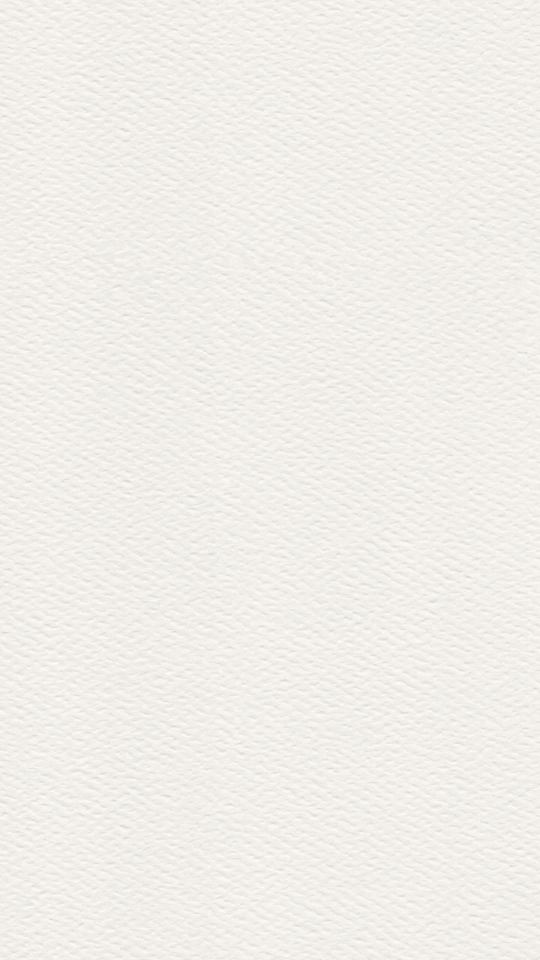
#> input picture scratch/pdf_assets/obj021.png, 1080 x 1920 px, found by its file name (shown at 1/2 size)
$ python paper_from_pdf.py
#> lines starting #> are read from the running program, lines starting #| are printed output that depends on the picture
"""
Genera public/images/bg-paper-1.jpg a partir de la textura REAL extraida del
PDF (scratch/pdf_assets/obj021.png, 1080x1920), empalmada sin costuras para
que background-repeat: repeat-y no muestre ninguna linea de corte.
"""
from PIL import Image
import os
import statistics as st

ORIGEN = "scratch/pdf_assets/obj021.png"
DESTINO = "public/images/bg-paper-1.jpg"
BANDA = 200


def gris(im):
    g = im.convert("L")
    return g.size[0], g.size[1], g.load()


def ruido(im):
    w, h, px = gris(im)
    xs = list(range(0, w, 5))
    return [sum(abs(px[x, y] - px[x, y + 1]) for x in xs) / len(xs) for y in range(0, h - 1, 29)]


def costura(im):
    w, h, px = gris(im)
    xs = list(range(0, w, 5))
    v = [abs(px[x, h - 1] - px[x, 0]) for x in xs]
    return sum(v) / len(v), max(v)


src = Image.open(ORIGEN).convert("RGB")
#> src is the input picture: PIL image 1080x1920 RGB; mean R, G, B 241, 238.4, 233.4
L = src.size[1]
#> L = 1920
m0, x0 = costura(src)
#> in costura, `w, h, px = gris(im)`: w = 1080; h = 1920
#> in costura, `v = [abs(px[x, h - 1] - px[x, 0]) for x in xs]`: v = 216 values, max 19 at index 48, min 0 at index 6, mean 5.15
#> m0 = 5.15; x0 = 19
nat0 = ruido(src)
#> in ruido, `w, h, px = gris(im)`: w = 1080; h = 1920
#> nat0 = 67 values, max 3.43 at index 43, min 1.36 at index 32, mean 1.98
print(f"papel del PDF: {src.size[0]}x{L}")
#| papel del PDF: 1080x1920
print(f"ANTES   costura media {m0:5.2f} (max {x0:>3})  |  grano natural mediana {st.median(nat0):4.2f} max {max(nat0):4.2f}")
#| ANTES   costura media  5.15 (max  19)  |  grano natural mediana 1.90 max 3.43

# crossfade de bucle: el inicio se funde con las filas que siguen al corte
M = L - BANDA
#> M = 1720
out = Image.new("RGB", (src.size[0], M))
#> out: PIL image 1080x1720 RGB; every value is 0
out.paste(src.crop((0, 0, src.size[0], M)), (0, 0))
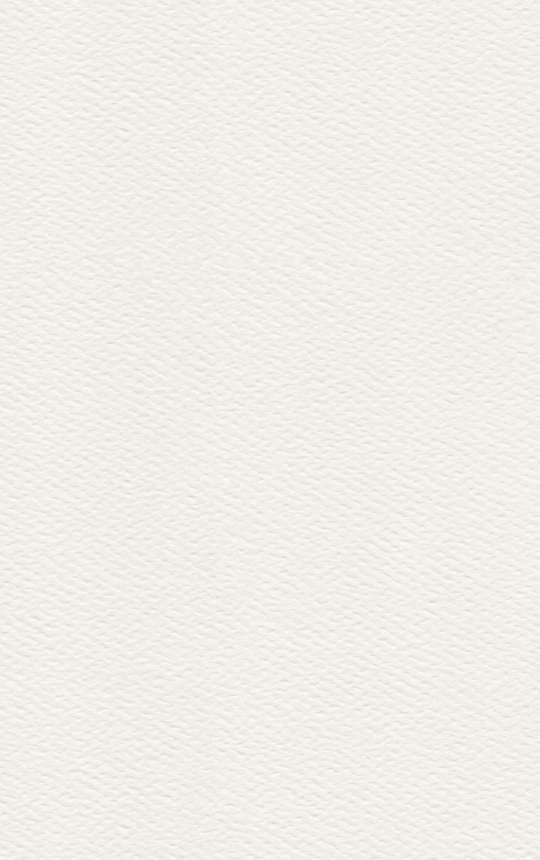
#> out: PIL image 1080x1720 RGB (shown at 1/2 size); mean R, G, B 241, 238.5, 233.4
sp, op = src.load(), out.load()
for k in range(BANDA):
    t = (BANDA - 1 - k) / (BANDA - 1)
    for x in range(src.size[0]):
        a, b = sp[x, k], sp[x, M + k]
        op[x, k] = (round(a[0] * (1 - t) + b[0] * t),
                    round(a[1] * (1 - t) + b[1] * t),
                    round(a[2] * (1 - t) + b[2] * t))
for x in range(src.size[0]):
    op[x, 0] = sp[x, M]

m1, x1 = costura(out)
#> m1 = 2.45; x1 = 11
nat1 = ruido(out)
#> nat1 = 60 values, max 3.43 at index 43, min 1.36 at index 32, mean 1.94
peores = sum(1 for v in nat1 if v >= m1)
#> peores = 7
print(f"DESPUES costura media {m1:5.2f} (max {x1:>3})  |  grano natural mediana {st.median(nat1):4.2f} max {max(nat1):4.2f}")
#| DESPUES costura media  2.45 (max  11)  |  grano natural mediana 1.87 max 3.43
print(f"        filas naturales peores que la costura: {peores}/{len(nat1)}")
#|         filas naturales peores que la costura: 7/60
print("VEREDICTO:", "SIN COSTURA perceptible" if m1 <= st.median(nat1) * 1.6 else "sigue habiendo costura")
#| VEREDICTO: SIN COSTURA perceptible

out.save(DESTINO, "JPEG", quality=92, optimize=True, progressive=True)
print(f"guardado {DESTINO} ({out.size[0]}x{out.size[1]}, {os.path.getsize(DESTINO)//1024} KB)")
#| guardado public/images/bg-paper-1.jpg (1080x1720, 214 KB)

$ run again, with scratch/pdf_assets/obj024.png copied over scratch/pdf_assets/obj021.png
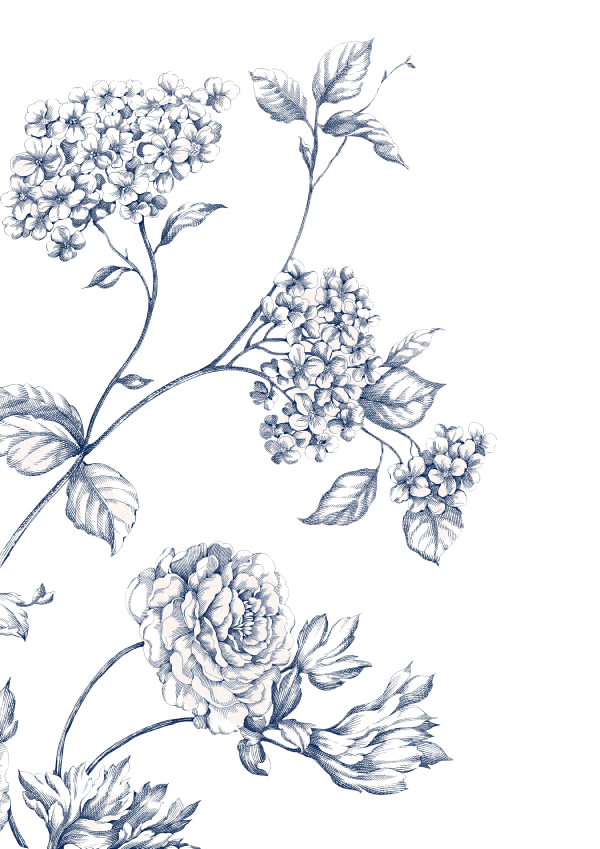
#> input picture scratch/pdf_assets/obj024.png, 1200 x 1697 px, found by its file name (shown at 1/2 size)
#> in gris, `g = im.convert("L")`:
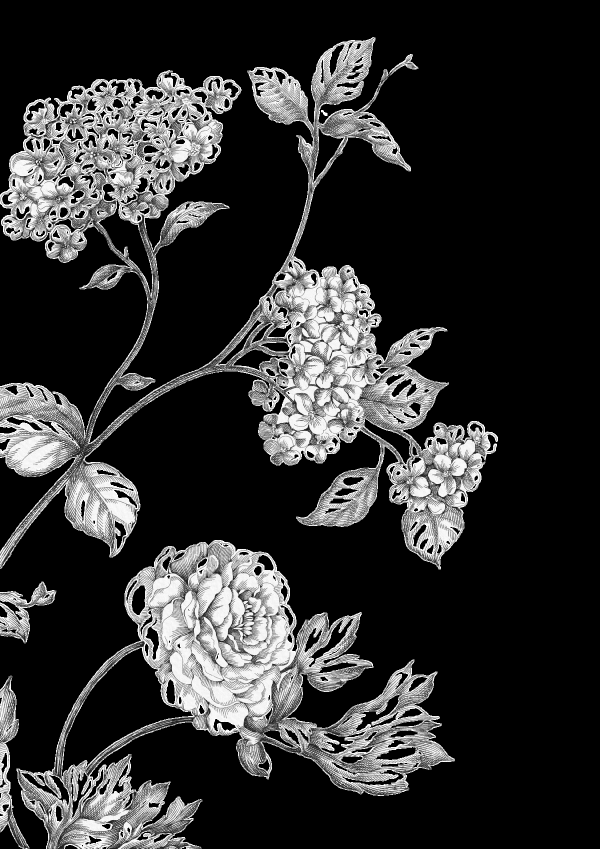
#> g: PIL image 1200x1697 L (shown at 1/2 size); min 0, max 255, mean 48.5
#> in costura, `w, h, px = gris(im)`: w = 1200; h = 1697
#> v = 240 values, max 255 at index 33, min 0 at index 0, mean 28.82
#> m0 = 28.82; x0 = 255
#> in ruido, `w, h, px = gris(im)`: w = 1200; h = 1697
#> nat0 = 59 values, max 25.04 at index 30, min 0 at index 0, mean 13.45
#| papel del PDF: 1200x1697
#| ANTES   costura media 28.82 (max 255)  |  grano natural mediana 14.06 max 25.04
#> g: PIL image 1200x1497 L
#> in costura (call 2), `w, h, px = gris(im)`: h = 1497
#> in costura (call 2), `w, h, px = gris(im)`:
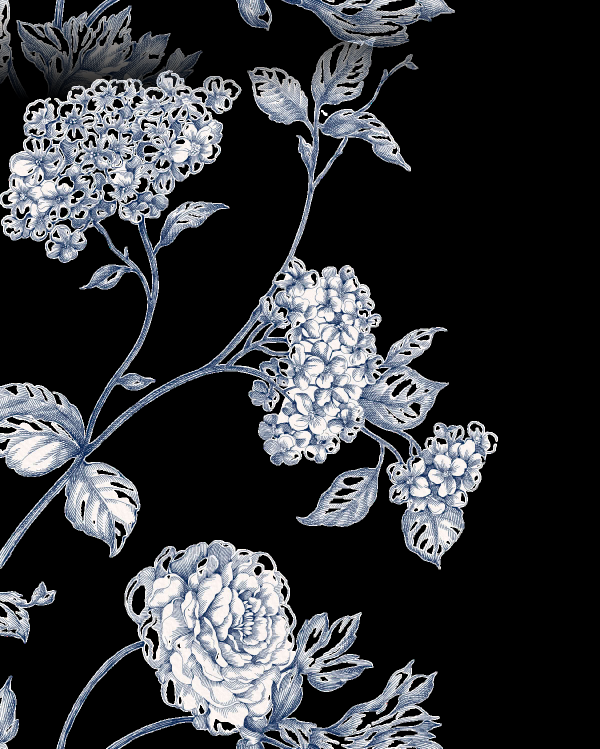
#> im: PIL image 1200x1497 RGB (shown at 1/2 size); mean R, G, B 49.9, 51.9, 55.5
#> v = 240 values, max 249 at index 162, min 0 at index 4, mean 16.43
#> m1 = 16.43; x1 = 249
#> nat1 = 52 values, max 25.04 at index 30, min 5.03 at index 18, mean 14.41
#> peores = 20
#| DESPUES costura media 16.43 (max 249)  |  grano natural mediana 14.29 max 25.04
#|         filas naturales peores que la costura: 20/52
#| VEREDICTO: SIN COSTURA perceptible
#| guardado public/images/bg-paper-1.jpg (1200x1497, 457 KB)

$ run again, with scratch/pdf_assets/obj032.png copied over scratch/pdf_assets/obj021.png
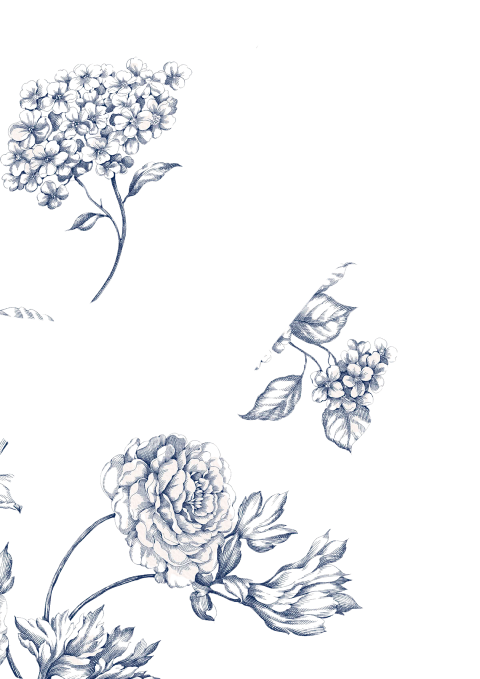
#> input picture scratch/pdf_assets/obj032.png, 960 x 1358 px, found by its file name (shown at 1/2 size)
#> in gris, `g = im.convert("L")`:
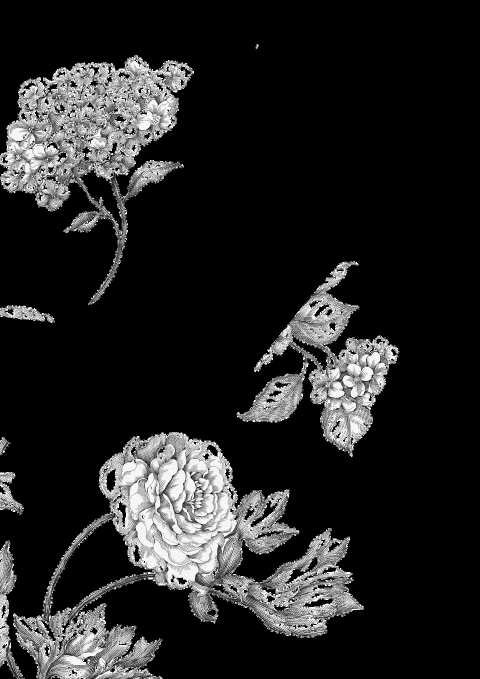
#> g: PIL image 960x1358 L (shown at 1/2 size); min 0, max 255, mean 35.4
#> in costura, `w, h, px = gris(im)`: w = 960; h = 1358
#> v = 192 values, max 255 at index 34, min 0 at index 0, mean 30.63
#> m0 = 30.63; x0 = 255
#> in ruido, `w, h, px = gris(im)`: w = 960; h = 1358
#> nat0 = 47 values, max 26.97 at index 40, min 0 at index 0, mean 10.87
#| papel del PDF: 960x1358
#| ANTES   costura media 30.63 (max 255)  |  grano natural mediana 10.46 max 26.97
#> g: PIL image 960x1158 L
#> in costura (call 2), `w, h, px = gris(im)`: h = 1158
#> in costura (call 2), `w, h, px = gris(im)`:
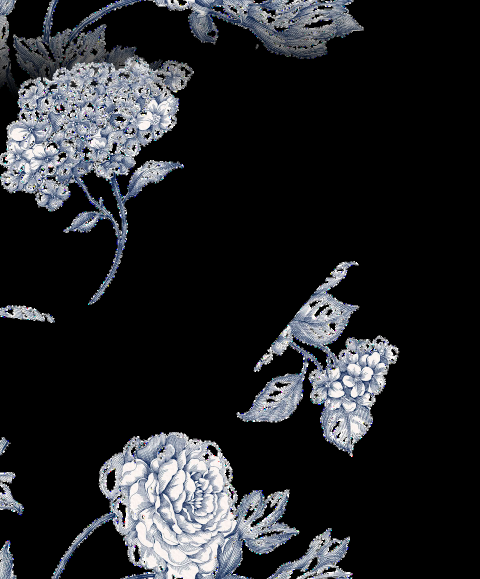
#> im: PIL image 960x1158 RGB (shown at 1/2 size); mean R, G, B 35.8, 37.2, 40.1
#> v = 192 values, max 255 at index 107, min 0 at index 7, mean 26.55
#> m1 = 26.55; x1 = 255
#> nat1 = 40 values, max 29.42 at index 0, min 0.37 at index 17, mean 11.13
#> peores = 1
#| DESPUES costura media 26.55 (max 255)  |  grano natural mediana 10.39 max 29.42
#|         filas naturales peores que la costura: 1/40
#| VEREDICTO: sigue habiendo costura
#| guardado public/images/bg-paper-1.jpg (960x1158, 228 KB)

$ run again, with scratch/pdf_assets/obj037.png copied over scratch/pdf_assets/obj021.png
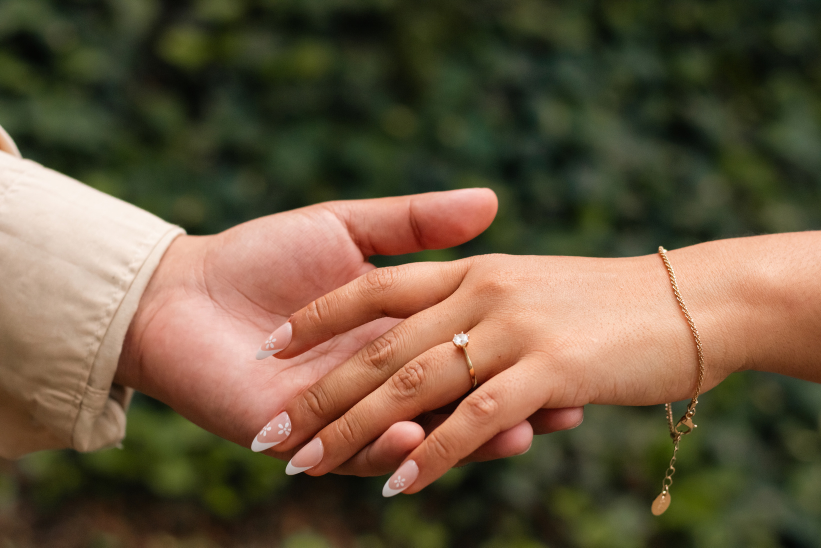
#> input picture scratch/pdf_assets/obj037.png, 1642 x 1095 px, found by its file name (shown at 1/2 size)
#> src is the input picture: PIL image 1642x1095 RGB; mean R, G, B 103.4, 86.5, 63.3
#> in costura, `w, h, px = gris(im)`: w = 1642; h = 1095
#> v = 329 values, max 70 at index 69, min 0 at index 12, mean 22.74
#> m0 = 22.74; x0 = 70
#> in ruido, `w, h, px = gris(im)`: w = 1642; h = 1095
#> nat0 = 38 values, max 5.35 at index 18, min 1.52 at index 5, mean 2.59
#| papel del PDF: 1642x1095
#| ANTES   costura media 22.74 (max  70)  |  grano natural mediana 2.28 max 5.35
#> in gris (call 3), `g = im.convert("L")`:
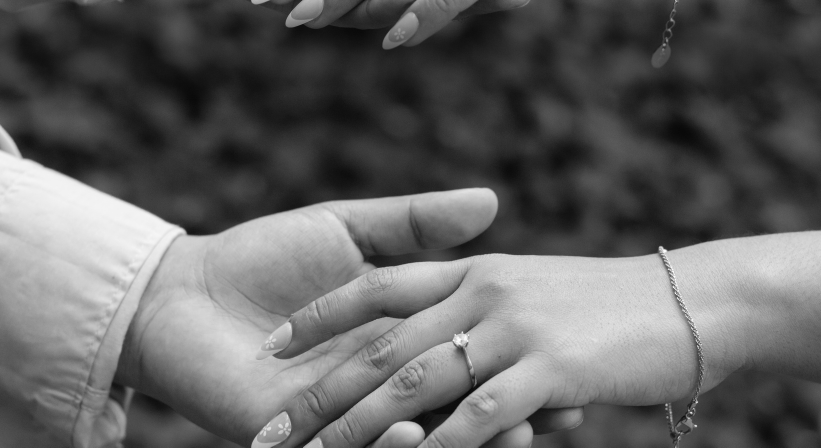
#> g: PIL image 1642x895 L (shown at 1/2 size); min 6, max 255, mean 98.6
#> in costura (call 2), `w, h, px = gris(im)`: h = 895
#> in costura (call 2), `w, h, px = gris(im)`:
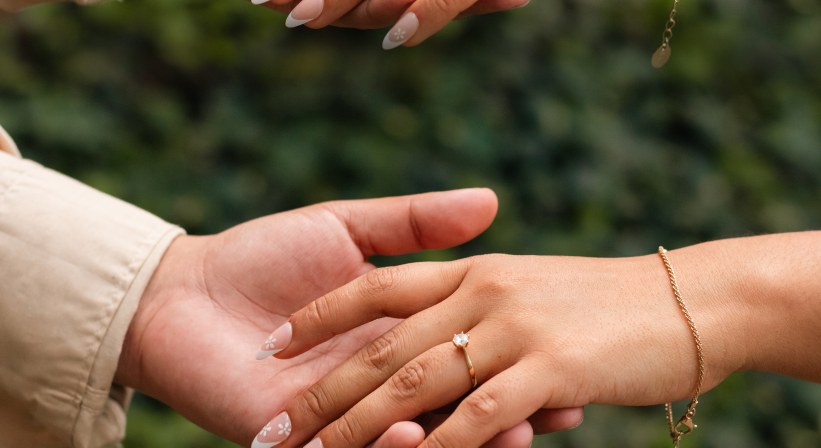
#> im: PIL image 1642x895 RGB (shown at 1/2 size); mean R, G, B 116.1, 94.9, 71.6
#> v = 329 values, max 84 at index 121, min 0 at index 7, mean 3.17
#> m1 = 3.17; x1 = 84
#> nat1 = 31 values, max 5.35 at index 18, min 1.24 at index 4, mean 2.7
#> peores = 10
#| DESPUES costura media  3.17 (max  84)  |  grano natural mediana 2.82 max 5.35
#|         filas naturales peores que la costura: 10/31
#| VEREDICTO: SIN COSTURA perceptible
#| guardado public/images/bg-paper-1.jpg (1642x895, 277 KB)
